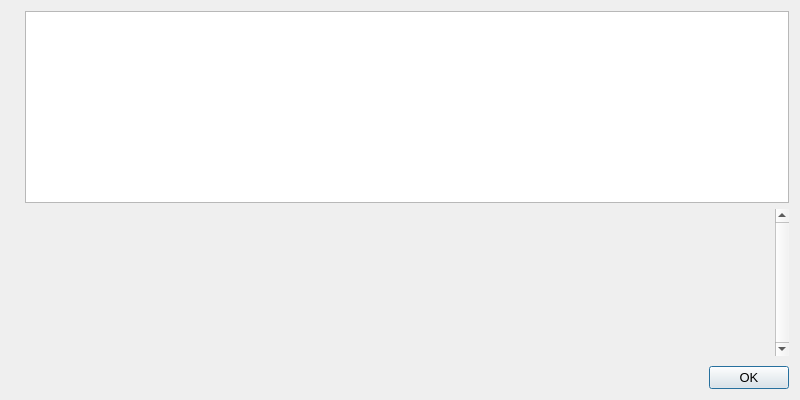
<?xml version="1.0" encoding="UTF-8"?>
<ui version="4.0">
 <class>HelpMessageDialog</class>
 <widget class="QDialog" name="HelpMessageDialog">
  <property name="geometry">
   <rect>
    <x>0</x>
    <y>0</y>
    <width>800</width>
    <height>400</height>
   </rect>
  </property>
  <property name="font">
   <font>
    <pointsize>10</pointsize>
   </font>
  </property>
  <property name="windowTitle">
   <string notr="true">IDCC Core - Command-line options</string>
  </property>
  <layout class="QHBoxLayout" name="horizontalLayout_2">
   <item>
    <widget class="QLabel" name="graphic">
     <property name="sizePolicy">
      <sizepolicy hsizetype="Preferred" vsizetype="Ignored">
       <horstretch>0</horstretch>
       <verstretch>0</verstretch>
      </sizepolicy>
     </property>
     <property name="pixmap">
      <pixmap resource="../idcc.qrc">:/images/about</pixmap>
     </property>
    </widget>
   </item>
   <item>
    <layout class="QVBoxLayout" name="verticalLayout">
     <item>
      <widget class="QTextEdit" name="helpMessage">
       <property name="readOnly">
        <bool>true</bool>
       </property>
      </widget>
     </item>
     <item>
      <widget class="QScrollArea" name="scrollArea">
       <property name="frameShape">
        <enum>QFrame::NoFrame</enum>
       </property>
       <property name="verticalScrollBarPolicy">
        <enum>Qt::ScrollBarAlwaysOn</enum>
       </property>
       <property name="widgetResizable">
        <bool>true</bool>
       </property>
       <widget class="QWidget" name="scrollAreaWidgetContents">
        <property name="geometry">
         <rect>
          <x>0</x>
          <y>0</y>
          <width>659</width>
          <height>348</height>
         </rect>
        </property>
        <layout class="QVBoxLayout" name="verticalLayout_2">
         <item>
          <widget class="QLabel" name="aboutMessage">
           <property name="cursor">
            <cursorShape>IBeamCursor</cursorShape>
           </property>
           <property name="textFormat">
            <enum>Qt::PlainText</enum>
           </property>
           <property name="alignment">
            <set>Qt::AlignLeading|Qt::AlignLeft|Qt::AlignTop</set>
           </property>
           <property name="openExternalLinks">
            <bool>true</bool>
           </property>
           <property name="textInteractionFlags">
            <set>Qt::LinksAccessibleByMouse|Qt::TextSelectableByKeyboard|Qt::TextSelectableByMouse</set>
           </property>
          </widget>
         </item>
        </layout>
       </widget>
      </widget>
     </item>
     <item>
      <spacer name="verticalSpacer">
       <property name="orientation">
        <enum>Qt::Vertical</enum>
       </property>
       <property name="sizeType">
        <enum>QSizePolicy::Fixed</enum>
       </property>
       <property name="sizeHint" stdset="0">
        <size>
         <width>4</width>
         <height>4</height>
        </size>
       </property>
      </spacer>
     </item>
     <item>
      <widget class="QDialogButtonBox" name="okButton">
       <property name="orientation">
        <enum>Qt::Horizontal</enum>
       </property>
       <property name="standardButtons">
        <set>QDialogButtonBox::Ok</set>
       </property>
      </widget>
     </item>
    </layout>
   </item>
  </layout>
 </widget>
 <resources>
  <include location="../idcc.qrc"/>
 </resources>
 <connections>
  <connection>
   <sender>okButton</sender>
   <signal>accepted()</signal>
   <receiver>HelpMessageDialog</receiver>
   <slot>accept()</slot>
   <hints>
    <hint type="sourcelabel">
     <x>20</x>
     <y>20</y>
    </hint>
    <hint type="destinationlabel">
     <x>20</x>
     <y>20</y>
    </hint>
   </hints>
  </connection>
  <connection>
   <sender>okButton</sender>
   <signal>rejected()</signal>
   <receiver>HelpMessageDialog</receiver>
   <slot>reject()</slot>
   <hints>
    <hint type="sourcelabel">
     <x>20</x>
     <y>20</y>
    </hint>
    <hint type="destinationlabel">
     <x>20</x>
     <y>20</y>
    </hint>
   </hints>
  </connection>
 </connections>
</ui>
